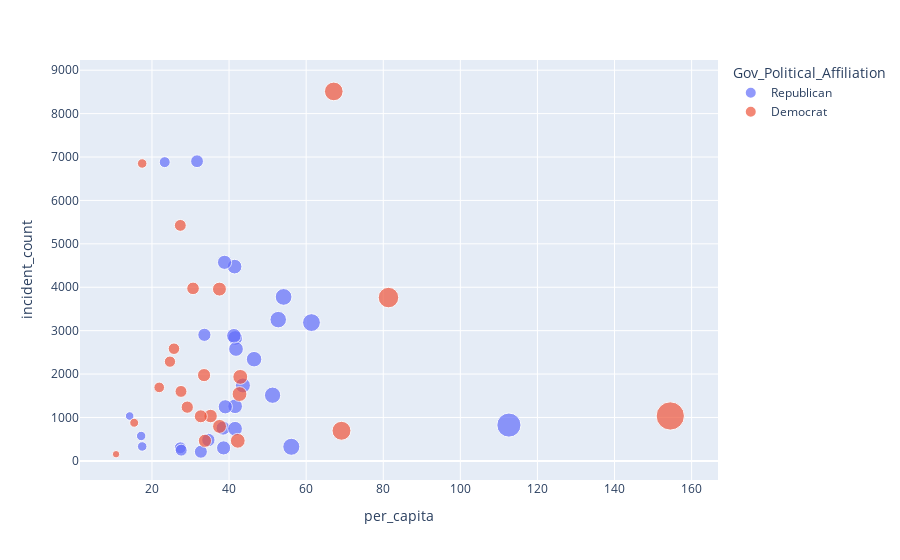

The notebook cell saved with this chart:
### Code cell
fig = px.scatter(grouped_states, x='per_capita', y='incident_count', size='per_capita',\
    color='Gov_Political_Affiliation')
fig.show()

### Figure 1 — Plotly figure (JSON) as saved in the notebook; plotly's stock layout.template omitted (floating-point values rounded to 4 significant figures)
{"data": [{"hovertemplate": "Gov_Political_Affiliation=Republican<br>per_capita=%{marker.size}<br>incident_count=%{y}<extra></extra>", "legendgroup": "Republican", "marker": {"color": "#636efa", "size": [46.49, 112.6, 14.21, 41.57, 31.69, 41.44, 17.47, 41.6, 39.02, 41.8, 41.26, 51.29, 52.75, 27.35, 38.45, 34.63, 38.58, 38.83, 43.6, 61.38, 27.59, 54.15, 23.31, 17.2, 32.68, 33.6, 41.56, 56.15], "sizemode": "area", "sizeref": 0.3862, "symbol": "circle"}, "mode": "markers", "name": "Republican", "orientation": "v", "showlegend": true, "type": "scatter", "x": [46.49, 112.6, 14.21, 41.57, 31.69, 41.44, 17.47, 41.6, 39.02, 41.8, 41.26, 51.29, 52.75, 27.35, 38.45, 34.63, 38.58, 38.83, 43.6, 61.38, 27.59, 54.15, 23.31, 17.2, 32.68, 33.6, 41.56, 56.15], "xaxis": "x", "y": [2343, 825, 1034, 1258, 6903, 4475, 332, 2831, 1246, 2577, 2882, 1513, 3254, 302, 755, 481, 299, 4574, 1738, 3186, 247, 3777, 6882, 574, 211, 2904, 741, 325], "yaxis": "y"}, {"hovertemplate": "Gov_Political_Affiliation=Democrat<br>per_capita=%{marker.size}<br>incident_count=%{y}<extra></extra>", "legendgroup": "Democrat", "marker": {"color": "#EF553B", "size": [17.46, 27.53, 42.71, 69.17, 154.5, 10.68, 67.17, 35.2, 42.91, 81.36, 33.74, 25.71, 15.38, 32.67, 24.67, 37.53, 27.35, 37.5, 29.16, 30.65, 42.26, 21.88, 33.51], "sizemode": "area", "sizeref": 0.3862, "symbol": "circle"}, "mode": "markers", "name": "Democrat", "orientation": "v", "showlegend": true, "type": "scatter", "x": [17.46, 27.53, 42.71, 69.17, 154.5, 10.68, 67.17, 35.2, 42.91, 81.36, 33.74, 25.71, 15.38, 32.67, 24.67, 37.53, 27.35, 37.5, 29.16, 30.65, 42.26, 21.88, 33.51], "xaxis": "x", "y": [6851, 1600, 1540, 694, 1035, 154, 8511, 1033, 1935, 3762, 463, 2584, 878, 1027, 2286, 794, 5425, 3957, 1238, 3974, 463, 1693, 1976], "yaxis": "y"}], "layout": {"legend": {"itemsizing": "constant", "title": {"text": "Gov_Political_Affiliation"}, "tracegroupgap": 0}, "margin": {"t": 60}, "xaxis": {"anchor": "y", "domain": [0, 1], "title": {"text": "per_capita"}}, "yaxis": {"anchor": "x", "domain": [0, 1], "title": {"text": "incident_count"}}}}
